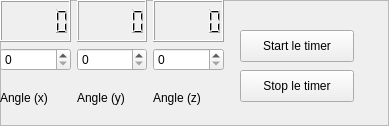
<?xml version="1.0" encoding="UTF-8"?>
<ui version="4.0">
 <class>Frame</class>
 <widget class="QFrame" name="Frame">
  <property name="geometry">
   <rect>
    <x>0</x>
    <y>0</y>
    <width>389</width>
    <height>126</height>
   </rect>
  </property>
  <property name="windowTitle">
   <string>Frame</string>
  </property>
  <property name="toolTip">
   <string>AIDE...</string>
  </property>
  <property name="frameShape">
   <enum>QFrame::StyledPanel</enum>
  </property>
  <property name="frameShadow">
   <enum>QFrame::Raised</enum>
  </property>
  <widget class="QWidget" name="gridLayoutWidget">
   <property name="geometry">
    <rect>
     <x>0</x>
     <y>0</y>
     <width>224</width>
     <height>119</height>
    </rect>
   </property>
   <layout class="QGridLayout" name="gridLayout">
    <item row="2" column="0">
     <widget class="QSpinBox" name="spinBox_x"/>
    </item>
    <item row="2" column="1">
     <widget class="QSpinBox" name="spinBox_y"/>
    </item>
    <item row="2" column="2">
     <widget class="QSpinBox" name="spinBox_z"/>
    </item>
    <item row="3" column="0">
     <widget class="QLabel" name="label">
      <property name="text">
       <string>Angle (x)</string>
      </property>
     </widget>
    </item>
    <item row="3" column="1">
     <widget class="QLabel" name="angle_y">
      <property name="text">
       <string>Angle (y)</string>
      </property>
     </widget>
    </item>
    <item row="1" column="2">
     <widget class="QLCDNumber" name="lcdNumber_z"/>
    </item>
    <item row="1" column="1">
     <widget class="QLCDNumber" name="lcdNumber_y"/>
    </item>
    <item row="1" column="0">
     <widget class="QLCDNumber" name="lcdNumber_x"/>
    </item>
    <item row="3" column="2">
     <widget class="QLabel" name="label_3">
      <property name="text">
       <string>Angle (z)</string>
      </property>
     </widget>
    </item>
   </layout>
  </widget>
  <widget class="QPushButton" name="pushButton_start">
   <property name="geometry">
    <rect>
     <x>240</x>
     <y>30</y>
     <width>114</width>
     <height>32</height>
    </rect>
   </property>
   <property name="text">
    <string>Start le timer</string>
   </property>
  </widget>
  <widget class="QPushButton" name="pushButton_stop">
   <property name="geometry">
    <rect>
     <x>240</x>
     <y>70</y>
     <width>114</width>
     <height>32</height>
    </rect>
   </property>
   <property name="text">
    <string>Stop le timer</string>
   </property>
  </widget>
 </widget>
 <resources/>
 <connections>
  <connection>
   <sender>spinBox_x</sender>
   <signal>valueChanged(int)</signal>
   <receiver>lcdNumber_x</receiver>
   <slot>display(int)</slot>
   <hints>
    <hint type="sourcelabel">
     <x>63</x>
     <y>91</y>
    </hint>
    <hint type="destinationlabel">
     <x>67</x>
     <y>56</y>
    </hint>
   </hints>
  </connection>
  <connection>
   <sender>spinBox_y</sender>
   <signal>valueChanged(int)</signal>
   <receiver>lcdNumber_y</receiver>
   <slot>display(int)</slot>
   <hints>
    <hint type="sourcelabel">
     <x>131</x>
     <y>86</y>
    </hint>
    <hint type="destinationlabel">
     <x>140</x>
     <y>49</y>
    </hint>
   </hints>
  </connection>
  <connection>
   <sender>spinBox_z</sender>
   <signal>valueChanged(int)</signal>
   <receiver>lcdNumber_z</receiver>
   <slot>display(int)</slot>
   <hints>
    <hint type="sourcelabel">
     <x>226</x>
     <y>78</y>
    </hint>
    <hint type="destinationlabel">
     <x>226</x>
     <y>62</y>
    </hint>
   </hints>
  </connection>
 </connections>
</ui>
